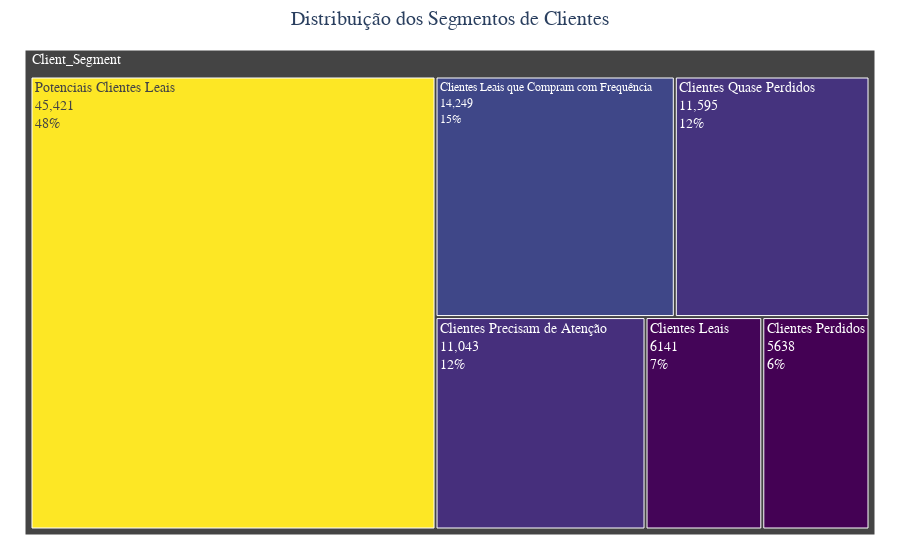

The notebook cell this image was saved under:
### Code cell
import plotly.graph_objects as go

# Criando a figura com melhorias visuais
fig = go.Figure(go.Treemap(
    labels=rfm_level_ag['Client_Segment'],
    parents=['Client_Segment'] * len(rfm_level_ag),  # Mantém a hierarquia correta
    values=rfm_level_ag[('Monetary', 'count')],
    marker=dict(colorscale='Viridis'),  # Paleta de cores mais agradável
    textinfo='label+value+percent entry',  # Exibir rótulo, valores e porcentagem
    hoverinfo='label+value+percent parent'  # Tooltip detalhado
))

# Ajustando o layout para melhor visualização
fig.update_layout(
    title_text="Distribuição dos Segmentos de Clientes",
    title_x=0.5,  # Centralizar o título
    font=dict(size=14, family="Arial, sans-serif"),  # Ajuste da fonte
    margin=dict(t=50, l=25, r=25, b=25)  # Margens para evitar cortes
)

# Exibir gráfico
fig.show()

### Figure 1 — Plotly figure (JSON) as saved in the notebook; plotly's stock layout.template omitted (floating-point values rounded to 4 significant figures)
{"data": [{"hoverinfo": "label+value+percent parent", "labels": ["Clientes Leais", "Clientes Leais que Compram com Frequência", "Clientes Perdidos", "Clientes Precisam de Atenção", "Clientes Quase Perdidos", "Potenciais Clientes Leais"], "marker": {"colorscale": [[0, "#440154"], [0.1111, "#482878"], [0.2222, "#3e4989"], [0.3333, "#31688e"], [0.4444, "#26828e"], [0.5556, "#1f9e89"], [0.6667, "#35b779"], [0.7778, "#6ece58"], [0.8889, "#b5de2b"], [1, "#fde725"]]}, "parents": ["Client_Segment", "Client_Segment", "Client_Segment", "Client_Segment", "Client_Segment", "Client_Segment"], "textinfo": "label+value+percent entry", "type": "treemap", "values": [6141, 14249, 5638, 11043, 11595, 45421]}], "layout": {"font": {"family": "Arial, sans-serif", "size": 14}, "margin": {"b": 25, "l": 25, "r": 25, "t": 50}, "title": {"text": "Distribuição dos Segmentos de Clientes", "x": 0.5}}}
